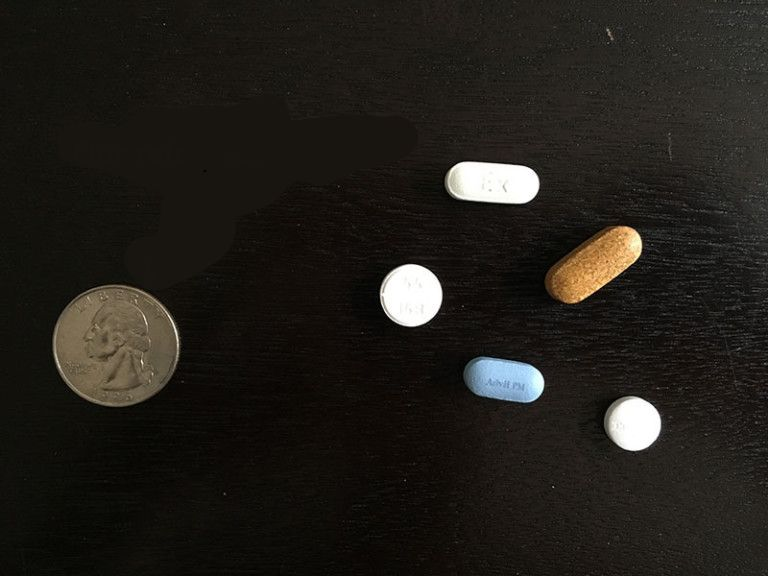
#> input picture Pyimage_Opencv_3/test_image/size.jpg, 768 x 576 px
$ jupyter execute Size_detector.ipynb
#> lines starting #> are read from the running program, lines starting #| are printed output that depends on the picture; after the words box and inside, x2 and y2 are one past the last pixel; in counts of white or black regions, pixels touching at a corner belong together
[cell 1]
import cv2
import imutils
from imutils import contours,perspective
import matplotlib.pyplot as plt
import numpy as np
from scipy.spatial import distance as dist
import time

[cell 2]
img = cv2.imread("test_image/size.jpg")
#> img is the input picture: shape (576, 768, 3); mean B, G, R 25.5, 30.6, 33.6
gray = cv2.cvtColor(img,cv2.COLOR_BGR2GRAY)
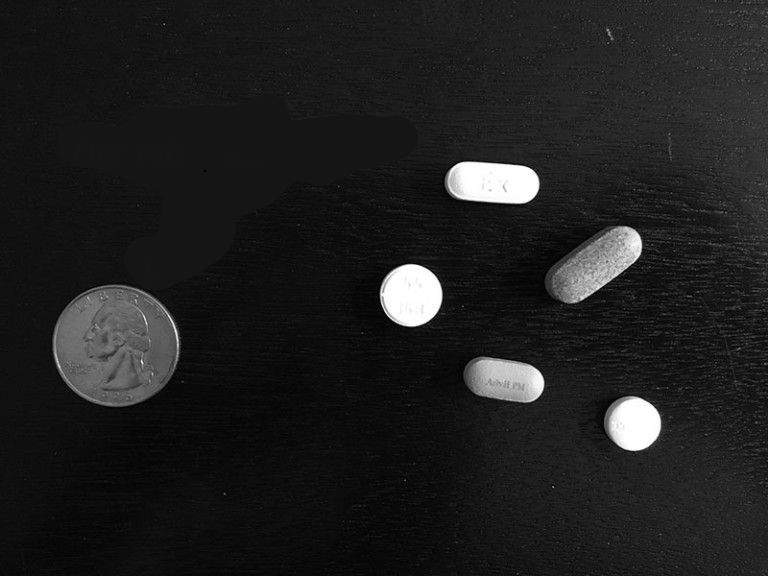
#> gray: shape (576, 768); min 0, max 255, mean 30.9
plt.imshow(gray)
blur = cv2.GaussianBlur(gray,(5,5),0)

edged = cv2.Canny(blur,50,100)
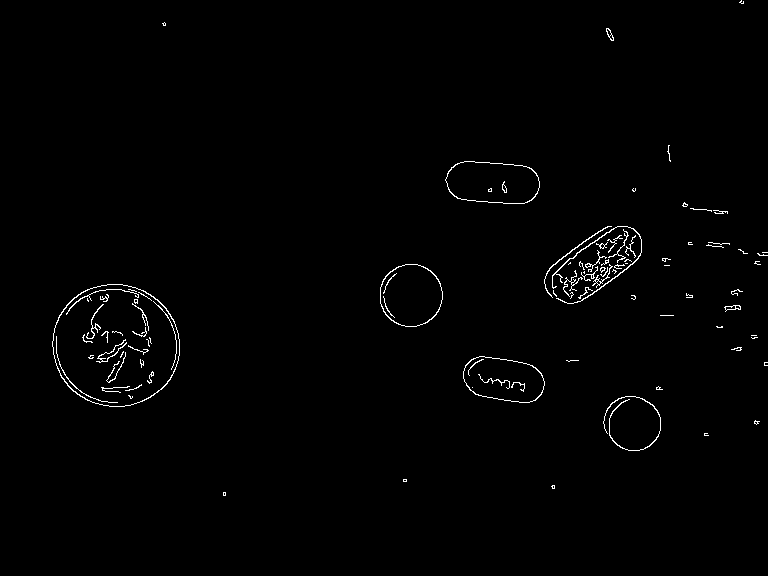
#> edged: shape (576, 768); 0.96% white in thin lines or dots, all inside (x1, y1, x2, y2) = (52, 0, 768, 496)
edged = cv2.dilate(edged,None,iterations=1)
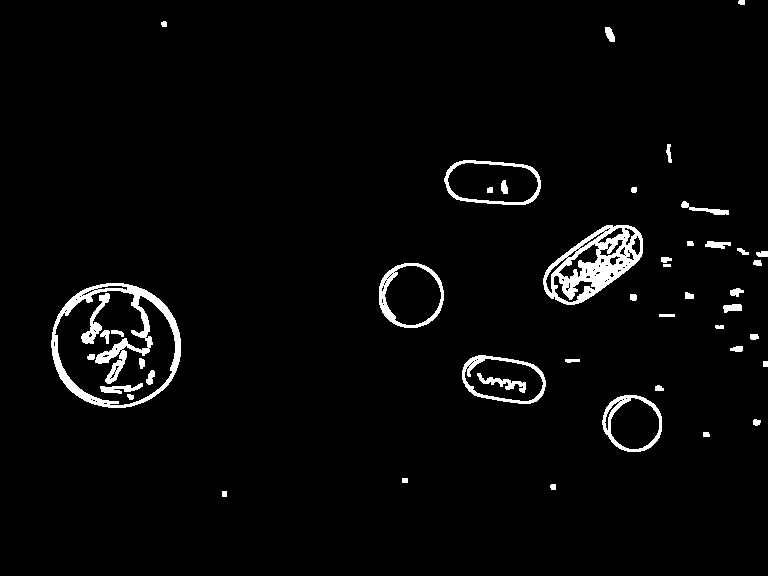
#> edged: shape (576, 768); 3% white; 46 white regions, largest, box (x1, y1, x2, y2) and area: (51, 283, 181, 408) 3555, (543, 225, 643, 305) 3422, (379, 263, 444, 328) 928
edged = cv2.erode(edged,None,iterations=1)
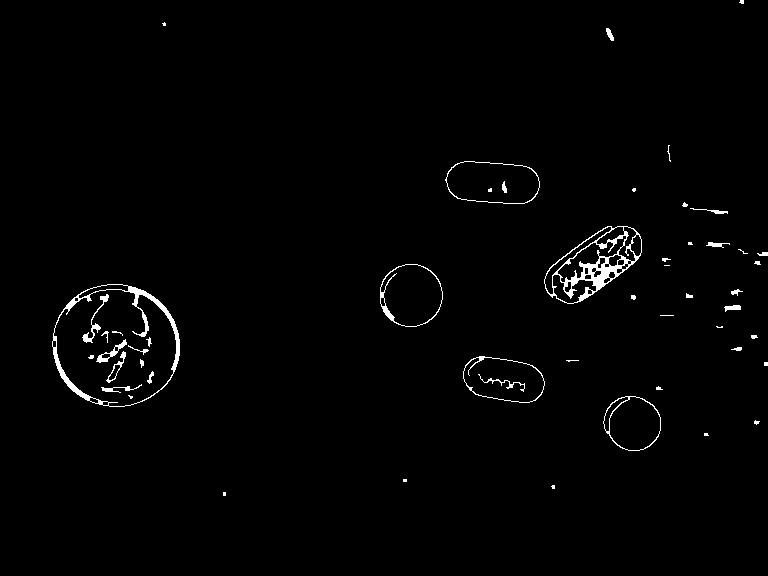
#> edged: shape (576, 768); 1.3% white; 51 white regions (21 under 20 px)
plt.imshow(edged,cmap="gray")

cnt = cv2.findContours(edged.copy(),cv2.RETR_EXTERNAL,cv2.CHAIN_APPROX_SIMPLE)
#> cnt = 36 contours, 24 with area under 20; largest, box (x1, y1, x2, y2) and area: (52, 284, 180, 407) 12212, (544, 226, 642, 304) 4440, (445, 161, 540, 204) 3265, (380, 264, 443, 327) 3072, (463, 356, 545, 403) 2854
cnt = imutils.grab_contours(cnt)

[cell 3]
(cnt,_) = contours.sort_contours(cnt)

[cell 4]
def midpoint(ptA, ptB):
     return ((ptA[0] + ptB[0]) * 0.5, (ptA[1] + ptB[1]) * 0.5)

[cell 5]
pixelsPerMetric= None
for c in cnt:
    if cv2.contourArea(c)<100:
            continue
    orig = img.copy()
    rec = cv2.minAreaRect(c)
    rec = cv2.boxPoints(rec)
    rec = np.array(rec,dtype="int")
    box = perspective.order_points(rec)
    cv2.drawContours(orig,[box.astype("int")],-1,(0,0,255),2)
    for (x,y) in box:
        cv2.circle(orig,(x,y),4,(255,0,0),-1)
    (tl,tr,br,bl) = box

    (tltrX, tltrY) = midpoint(tl, tr)
    (blbrX, blbrY) = midpoint(bl, br)
    (tlblX, tlblY) = midpoint(tl, bl)
    (trbrX, trbrY) = midpoint(tr, br)

    cv2.circle(orig, (int(tltrX), int(tltrY)), 5, (255, 0, 0), -1)
    cv2.circle(orig, (int(blbrX), int(blbrY)), 5, (255, 0, 0), -1)
    cv2.circle(orig, (int(tlblX), int(tlblY)), 5, (255, 0, 0), -1)
    cv2.circle(orig, (int(trbrX), int(trbrY)), 5, (255, 0, 0), -1)

    cv2.line(orig, (int(tltrX), int(tltrY)), (int(blbrX), int(blbrY)),(255, 0, 255), 2)
    cv2.line(orig, (int(tlblX), int(tlblY)), (int(trbrX), int(trbrY)),(255, 0, 255), 2)

    dA = dist.euclidean((tltrX, tltrY), (blbrX, blbrY))
    dB = dist.euclidean((tlblX, tlblY), (trbrX, trbrY))

    if pixelsPerMetric is None:
        pixelsPerMetric = dB / .995


    dimA = dA / pixelsPerMetric
    dimB = dB / pixelsPerMetric

    cv2.putText(orig, "{:.1f}in".format(dimB),(int(tltrX - 15), int(tltrY - 10)), cv2.FONT_HERSHEY_SIMPLEX,0.65, (255, 255, 255), 2)
    cv2.putText(orig, "{:.1f}in".format(dimA),(int(trbrX + 10), int(trbrY)), cv2.FONT_HERSHEY_SIMPLEX,0.65, (255, 255, 255), 2)

    cv2.imshow("display",orig)


    cv2.waitKey(0)
#> this loop made 36 passes
#> (tl, tr, br, bl, tltrX, tltrY, blbrX, blbrY) on pass 1: ([52, 284], [179, 284], [179, 406], [52, 406], 115.5, 284, 115.5, 406)
#> c on passes 3, 5, 16, 18, 36: [[223, 492], [223, 495], [225, 495], [225, 492]], [[403, 479], [403, 481], [406, 481], [406, 479]], [[660, 315], [673, 315]], [[664, 265], [669, 265]], [[764, 362], [764, 365], [767, 365], [767, 362]]
#> pass 1, `cv2.imshow("display",orig)`:
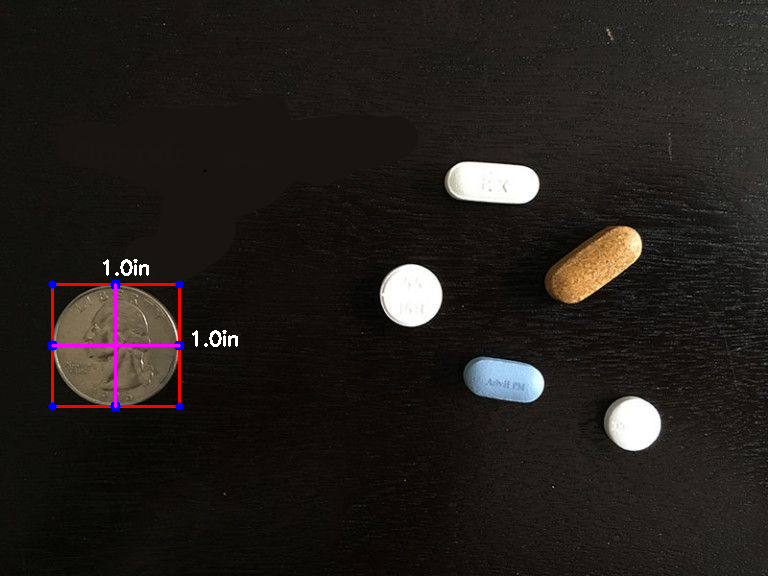
#> window 'display': shape (576, 768, 3); mean B, G, R 26.3, 30.7, 34.8
#> after the loop, pixelsPerMetric = 127.6


cv2.destroyAllWindows()
